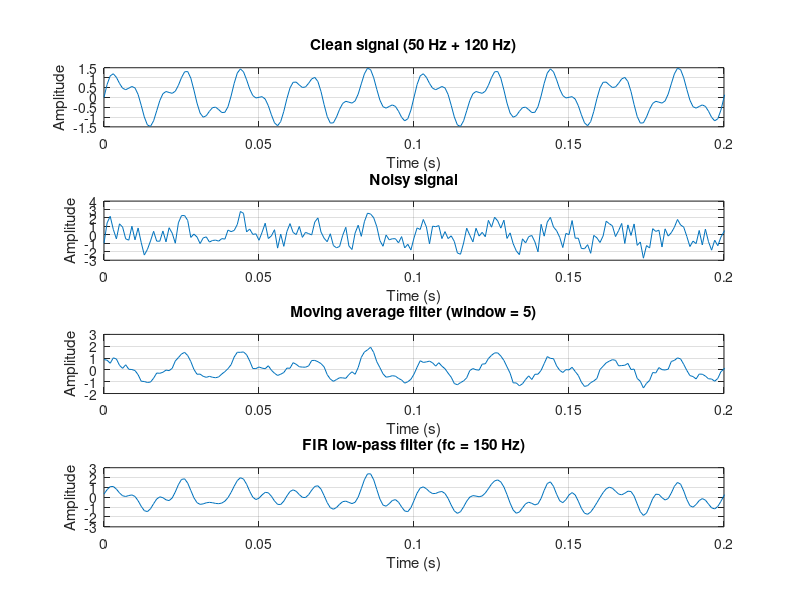
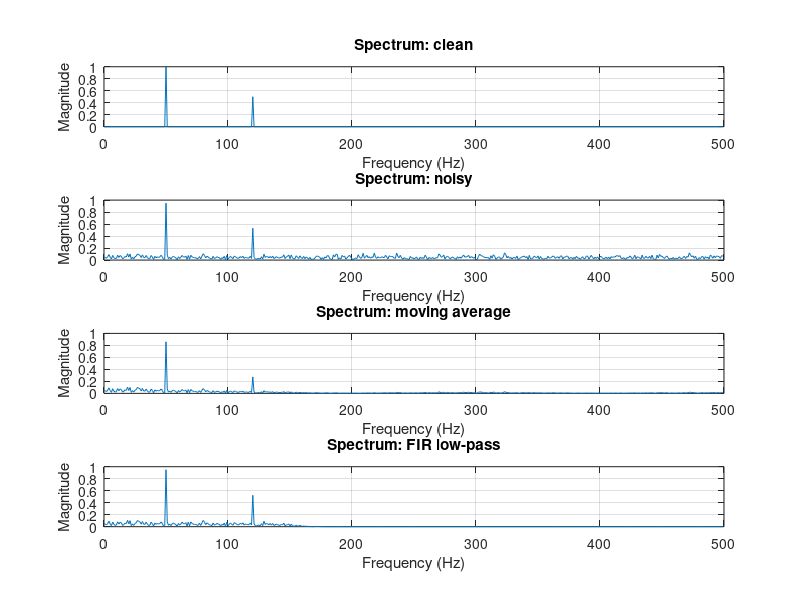

Write the MATLAB code that produced these figures, in order.
%% Signal Generation, Spectrum Analysis and Noise Filtering
% A beginner DSP project using base MATLAB 
% Steps: generate signal -> add noise -> FFT -> filter -> compare.

clear; clc; close all;

%% 1. Parameters
fs = 1000;              % sampling frequency (Hz)
t  = 0:1/fs:1-1/fs;     % 1 second of time samples
N  = length(t);
f1 = 50;                % first tone (Hz)
f2 = 120;               % second tone (Hz)

%% 2. Generate clean signal and add noise
clean = sin(2*pi*f1*t) + 0.5*sin(2*pi*f2*t);
noisy = clean + 0.8*randn(size(t));

%% 3. Frequency spectrum (single-sided FFT)
f = (0:N/2-1) * fs/N;                       % frequency axis
spectrum = @(x) abs(fft(x))/N*2;            % amplitude spectrum
S_clean = spectrum(clean);
S_noisy = spectrum(noisy);

%% 4. Filter 1: Moving average (simple smoothing)
win = 5;
y_ma = movmean(noisy, win);

%% 5. Filter 2: FIR low-pass filter (windowed-sinc, built by hand)
fc = 150;                       % cutoff frequency (Hz)
M  = 50;                        % filter order (even number)
n  = -M/2:M/2;
h  = (2*fc/fs) * sinc(2*fc/fs * n);         % ideal low-pass impulse response
w  = 0.54 + 0.46*cos(2*pi*n/M);             % Hamming window
h  = h .* w;
h  = h / sum(h);                            % unity gain at DC
y_fir = conv(noisy, h, 'same');

S_ma  = spectrum(y_ma);
S_fir = spectrum(y_fir);

%% 6. Plots
figure('Name','Time domain','Position',[100 100 900 700]);
subplot(4,1,1); plot(t, clean); title('Clean signal (50 Hz + 120 Hz)');
subplot(4,1,2); plot(t, noisy); title('Noisy signal');
subplot(4,1,3); plot(t, y_ma);  title(sprintf('Moving average filter (window = %d)', win));
subplot(4,1,4); plot(t, y_fir); title(sprintf('FIR low-pass filter (fc = %d Hz)', fc));
for k = 1:4, subplot(4,1,k); xlim([0 0.2]); xlabel('Time (s)'); ylabel('Amplitude'); grid on; end

figure('Name','Frequency domain','Position',[150 150 900 700]);
subplot(4,1,1); plot(f, S_clean(1:N/2)); title('Spectrum: clean');
subplot(4,1,2); plot(f, S_noisy(1:N/2)); title('Spectrum: noisy');
subplot(4,1,3); plot(f, S_ma(1:N/2));    title('Spectrum: moving average');
subplot(4,1,4); plot(f, S_fir(1:N/2));   title('Spectrum: FIR low-pass');
for k = 1:4, subplot(4,1,k); xlabel('Frequency (Hz)'); ylabel('Magnitude'); grid on; end

%% 7. Quantify the result (Signal-to-Noise Ratio)
snr = @(ref, x) 10*log10(sum(ref.^2) / sum((x-ref).^2));
fprintf('SNR noisy      : %.2f dB\n', snr(clean, noisy));
fprintf('SNR moving avg : %.2f dB\n', snr(clean, y_ma));
fprintf('SNR FIR LPF    : %.2f dB\n', snr(clean, y_fir));

%% 8. Save figures for the GitHub README
if ~exist('results','dir'), mkdir('results'); end
saveas(figure(1), fullfile('results','time_domain.png'));
saveas(figure(2), fullfile('results','frequency_domain.png'));
